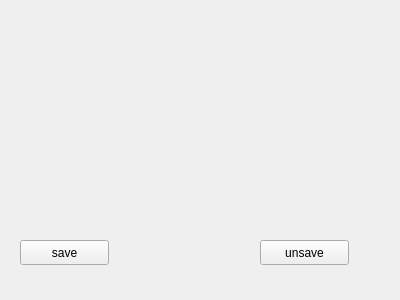
<?xml version="1.0" encoding="UTF-8"?>
<ui version="4.0">
 <class>Form</class>
 <widget class="QWidget" name="Form">
  <property name="geometry">
   <rect>
    <x>0</x>
    <y>0</y>
    <width>400</width>
    <height>300</height>
   </rect>
  </property>
  <property name="windowTitle">
   <string>Form</string>
  </property>
  <widget class="QLabel" name="Photo">
   <property name="geometry">
    <rect>
     <x>90</x>
     <y>20</y>
     <width>211</width>
     <height>161</height>
    </rect>
   </property>
   <property name="text">
    <string/>
   </property>
   <property name="pixmap">
    <pixmap>../../Pictures/download.png</pixmap>
   </property>
  </widget>
  <widget class="QPushButton" name="save">
   <property name="geometry">
    <rect>
     <x>20</x>
     <y>240</y>
     <width>89</width>
     <height>25</height>
    </rect>
   </property>
   <property name="text">
    <string>save</string>
   </property>
  </widget>
  <widget class="QPushButton" name="unsave">
   <property name="geometry">
    <rect>
     <x>260</x>
     <y>240</y>
     <width>89</width>
     <height>25</height>
    </rect>
   </property>
   <property name="text">
    <string>unsave</string>
   </property>
  </widget>
 </widget>
 <resources/>
 <connections/>
</ui>
